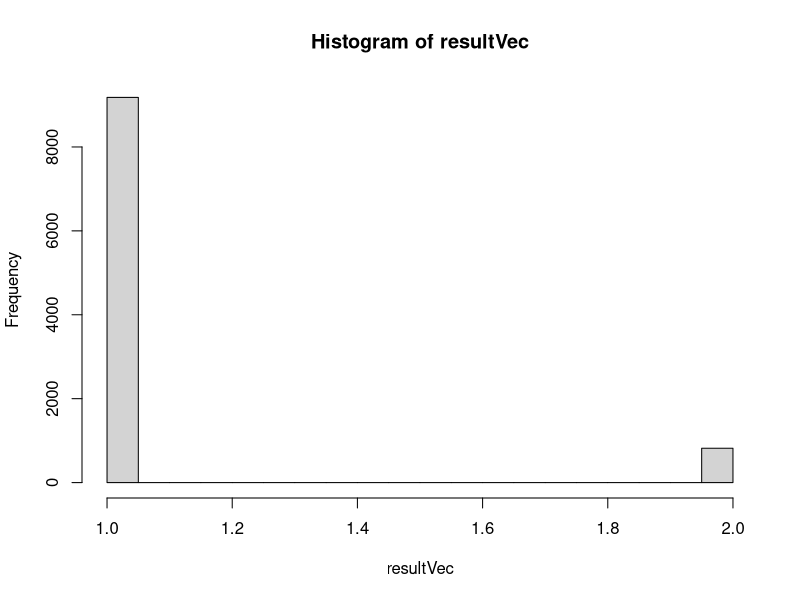

Here is the R script that generated this plot:

Sims<-10000
InFightSim<-1000

P1_FM<-9
P1_AR<-0
P1_CV<-0
P1_SW<-0
  
P2_FM<-4
P2_AR<-0
P2_CV<-0
P2_SW<-0


#______________________________________________________________________________
VecOne=(1:Sims/1:Sims)


resultVec=0*(1:Sims)
set.seed(185)

P1_FMv2<-P1_FM*VecOne
P1_ARv2<-P1_AR*VecOne
P1_CVv2<-P1_CV*VecOne
P1_SWv2<-P1_SW*VecOne

P2_FMv2<-P2_FM*VecOne
P2_ARv2<-P2_AR*VecOne
P2_CVv2<-P2_CV*VecOne
P2_SWv2<-P2_SW*VecOne

for (i in (1:Sims)){

  
  for (j in 1:InFightSim){
    
  #Rank1

    Siege1<-(0)
    
    if (P1_SWv2[i]>=1){
      Siege1<-sample(1:6,P1_SWv2[i]*2,replace=T)
      Siege1<-sum(1*(Siege1>=3))
    }else{
      Siege1<-0
    }
    
    Siege2<-(0)
    
    if (P2_SWv2[i]>=1){
      Siege2<-sample(1:6,P2_SWv2[i]*2,replace=T)
      Siege2<-sum(1*(Siege2>=3))
    } else{
      Siege2<-(0)
    }
    
    #P2Attk
    
    P1_FMv2[i]<- (P1_FMv2[i]-Siege2)
    if(P1_FMv2[i]<0){
      Siege2<-(-1*P1_FMv2[i])
      P1_FMv2[i]<-(0)
    P1_ARv2[i]<-(P1_ARv2[i]-Siege2)
    if(P1_ARv2[i]<0){
      Siege2<-(-1*P1_ARv2[i])
      P1_ARv2[i]<-(0)
    P1_CVv2[i]<-(P1_CVv2[i]-Siege2)
    if(P1_CVv2[i]<0){
      Siege2<-(-1*P1_CVv2[i])
      P1_CVv2[i]<-(0)
    P1_SWv2[i]<-(P1_SWv2[i]-Siege2)
    if(P1_SWv2[i]<0){
      P1_SWv2[i]<-(0)
    }
    }
    }
    }
    #EndP2Attk

    #P1Attk
    
    
    P2_FMv2[i]<- (P2_FMv2[i]-Siege1)
    if(P2_FMv2[i]<0){
      Siege1<-(-1*P2_FMv2[i])
      P2_FMv2[i]<-(0)
      P2_ARv2[i]<-(P2_ARv2[i]-Siege1)
      if(P2_ARv2[i]<0){
        Siege1<-(-1*P2_ARv2[i])
        P2_ARv2[i]<-(0)
        P2_CVv2[i]<-(P2_CVv2[i]-Siege1)
        if(P2_CVv2[i]<0){
          Siege1<-(-1*P2_CVv2[i])
          P2_CVv2[i]<-(0)
          P2_SWv2[i]<-(P2_SWv2[i]-Siege1)
          if(P2_SWv2[i]<0){
            P2_SWv2[i]<-(0)
          }
        }
      }
    }
    
    #EndP1Attk
  
  if((P1_FMv2[i]+P1_ARv2[i]+P1_CVv2[i]+P1_SWv2[i]+P2_FMv2[i]+P2_ARv2[i]+P2_CVv2[i]+P2_SWv2[i])==0){
    resultVec[i]<-(0)
    break
  }
  if((P1_FMv2[i]+P1_ARv2[i]+P1_CVv2[i]+P1_SWv2[i])==0){
    resultVec[i]<-(2)
    break
  }
  if((P2_FMv2[i]+P2_ARv2[i]+P2_CVv2[i]+P2_SWv2[i])==0){
    resultVec[i]<-(1)
    break
  }
    
  #EndRank1
    
  #Rank2
    
    AR1<-(0)
    if (P1_ARv2[i]>=1){
      AR1<-sample(1:6,P1_ARv2[i],replace=T)
      AR1<-sum(1*(AR1>=5))
    }
    else{
      AR1<-(0)
    }
    
    AR2<-(0)
    if (P2_ARv2[i]>=1){
      AR2<-sample(1:6,P2_ARv2[i],replace=T)
      AR2<-sum(1*(AR2>=5))
    }
    else{
      AR2<-(0)
    }
    
    #P2Attk
    
    P1_FMv2[i]<- (P1_FMv2[i]-AR2)
    if(P1_FMv2[i]<0){
      AR2<-(-1*P1_FMv2[i])
      P1_FMv2[i]<-(0)
      P1_ARv2[i]<-(P1_ARv2[i]-AR2)
      if(P1_ARv2[i]<0){
        AR2<-(-1*P1_ARv2[i])
        P1_ARv2[i]<-(0)
        P1_CVv2[i]<-(P1_CVv2[i]-AR2)
        if(P1_CVv2[i]<0){
          AR2<-(-1*P1_CVv2[i])
          P1_CVv2[i]<-(0)
          P1_SWv2[i]<-(P1_SWv2[i]-AR2)
          if(P1_SWv2[i]<0){
            P1_SWv2[i]<-(0)
          }
        }
      }
    }
    #EndP2Attk
    
    #P1Attk
    
    
    P2_FMv2[i]<- (P2_FMv2[i]-AR1)
    if(P2_FMv2[i]<0){
      AR1<-(-1*P2_FMv2[i])
      P2_FMv2[i]<-(0)
      P2_ARv2[i]<-(P2_ARv2[i]-AR1)
      if(P2_ARv2[i]<0){
        AR1<-(-1*P2_ARv2[i])
        P2_ARv2[i]<-(0)
        P2_CVv2[i]<-(P2_CVv2[i]-AR1)
        if(P2_CVv2[i]<0){
          AR1<-(-1*P2_CVv2[i])
          P2_CVv2[i]<-(0)
          P2_SWv2[i]<-(P2_SWv2[i]-AR1)
          if(P2_SWv2[i]<0){
            P2_SWv2[i]<-(0)
          }
        }
      }
    }
    
    #EndP1Attk
    
    if((P1_FMv2[i]+P1_ARv2[i]+P1_CVv2[i]+P1_SWv2[i]+P2_FMv2[i]+P2_ARv2[i]+P2_CVv2[i]+P2_SWv2[i])==0){
      resultVec[i]<-0
      break
    }
    if((P1_FMv2[i]+P1_ARv2[i]+P1_CVv2[i]+P1_SWv2[i])==0){
      resultVec[i]<-2
      break
    }
    if((P2_FMv2[i]+P2_ARv2[i]+P2_CVv2[i]+P2_SWv2[i])==0){
      resultVec[i]<-1
      break
    }
  #EndRank2
  
  #Rank3
    
    CV1<-(0)
    if (P1_CVv2[i]>=1){
      CV1<-sample(1:6,P1_CVv2[i],replace=T)
      CV1<-sum(1*(CV1>=3))
    }
    else{
      CV1<-(0)
    }
    
    CV2<-(0)
    if (P2_CVv2[i]>=1){
      CV2<-sample(1:6,P2_CVv2[i],replace=T)
      CV2<-sum(1*(CV2>=3))
    }
    else{
      CV2<-(0)
    }
    
    #P2Attk
    
    P1_FMv2[i]<- (P1_FMv2[i]-CV2)
    if(P1_FMv2[i]<0){
      CV2<-(-1*P1_FMv2[i])
      P1_FMv2[i]<-(0)
      P1_ARv2[i]<-(P1_ARv2[i]-CV2)
      if(P1_ARv2[i]<0){
        CV2<-(-1*P1_ARv2[i])
        P1_ARv2[i]<-(0)
        P1_CVv2[i]<-(P1_CVv2[i]-CV2)
        if(P1_CVv2[i]<0){
          CV2<-(-1*P1_CVv2[i])
          P1_CVv2[i]<-(0)
          P1_SWv2[i]<-(P1_SWv2[i]-CV2)
          if(P1_SWv2[i]<0){
            P1_SWv2[i]<-(0)
          }
        }
      }
    }
    #EndP2Attk
    
    #P1Attk
    
    
    P2_FMv2[i]<- (P2_FMv2[i]-CV1)
    if(P2_FMv2[i]<0){
      CV1<-(-1*P2_FMv2[i])
      P2_FMv2[i]<-(0)
      P2_ARv2[i]<-(P2_ARv2[i]-CV1)
      if(P2_ARv2[i]<0){
        CV1<-(-1*P2_ARv2[i])
        P2_ARv2[i]<-(0)
        P2_CVv2[i]<-(P2_CVv2[i]-CV1)
        if(P2_CVv2[i]<0){
          CV1<-(-1*P2_CVv2[i])
          P2_CVv2[i]<-(0)
          P2_SWv2[i]<-(P2_SWv2[i]-CV1)
          if(P2_SWv2[i]<0){
            P2_SWv2[i]<-(0)
          }
        }
      }
    }
    
    #EndP1Attk
    
    if((P1_FMv2[i]+P1_ARv2[i]+P1_CVv2[i]+P1_SWv2[i]+P2_FMv2[i]+P2_ARv2[i]+P2_CVv2[i]+P2_SWv2[i])==0){
      resultVec[i]<-0
      break
    }
    if((P1_FMv2[i]+P1_ARv2[i]+P1_CVv2[i]+P1_SWv2[i])==0){
      resultVec[i]<-2
      break
    }
    if((P2_FMv2[i]+P2_ARv2[i]+P2_CVv2[i]+P2_SWv2[i])==0){
      resultVec[i]<-1
      break
    }
    
    
  #EndRank3
    
  #Rank4
    
    
    
    AT1<-(0)
    if ((P1_FMv2[i]+P1_ARv2[i]+P1_CVv2[i]+P1_SWv2[i])>=1){
      AT1<-sample(1:6,min(P1_FMv2[i]+P1_ARv2[i]+P1_CVv2[i]+P1_SWv2[i],2),replace=T)
      AT1<-sort(AT1,decreasing=TRUE)
    }
    else{
      AT1<-(0)
    }
    
    AT2<-(0)
    if ((P2_FMv2[i]+P2_ARv2[i]+P2_CVv2[i]+P2_SWv2[i])>=1){
      AT2<-sample(1:6,min(P2_FMv2[i]+P2_ARv2[i]+P2_CVv2[i]+P2_SWv2[i],3),replace=T)
      AT2<-sort(AT2,decreasing=TRUE)
    }
    else{
      AT2<-(0)
    }
    
    ATT1<-(0)
    ATT2<-(0)
    
 
    
    if(!(is.na(AT2[2])) && !(is.na(AT1[2]))){
      if(AT2[2]>AT1[2]){
        ATT2<-ATT2+1
      }else{
        ATT1<-ATT1+1
      }
    }
    
    if(AT2[1]>AT1[1]){
      ATT2<-ATT2+1
    }else{
      ATT1<-ATT1+1
    }
    
    #P2Attk
    
    P1_FMv2[i]<- (P1_FMv2[i]-ATT2)
    if(P1_FMv2[i]<0){
      ATT2<-(-1*P1_FMv2[i])
      P1_FMv2[i]<-(0)
      P1_ARv2[i]<-(P1_ARv2[i]-ATT2)
      if(P1_ARv2[i]<0){
        ATT2<-(-1*P1_ARv2[i])
        P1_ARv2[i]<-(0)
        P1_CVv2[i]<-(P1_CVv2[i]-ATT2)
        if(P1_CVv2[i]<0){
          ATT2<-(-1*P1_CVv2[i])
          P1_CVv2[i]<-(0)
          P1_SWv2[i]<-(P1_SWv2[i]-ATT2)
          if(P1_SWv2[i]<0){
            P1_SWv2[i]<-(0)
          }
        }
      }
    }
    #EndP2Attk
    
    #P1Attk
    
    
    P2_FMv2[i]<- (P2_FMv2[i]-ATT1)
    if(P2_FMv2[i]<0){
      ATT1<-(-1*P2_FMv2[i])
      P2_FMv2[i]<-(0)
      P2_ARv2[i]<-(P2_ARv2[i]-ATT1)
      if(P2_ARv2[i]<0){
        ATT1<-(-1*P2_ARv2[i])
        P2_ARv2[i]<-(0)
        P2_CVv2[i]<-(P2_CVv2[i]-ATT1)
        if(P2_CVv2[i]<0){
          ATT1<-(-1*P2_CVv2[i])
          P2_CVv2[i]<-(0)
          P2_SWv2[i]<-(P2_SWv2[i]-ATT1)
          if(P2_SWv2[i]<0){
            P2_SWv2[i]<-(0)
          }
        }
      }
    }
    
    #EndP1Attk
    
    if((P1_FMv2[i]+P1_ARv2[i]+P1_CVv2[i]+P1_SWv2[i]+P2_FMv2[i]+P2_ARv2[i]+P2_CVv2[i]+P2_SWv2[i])==0){
      resultVec[i]<-0
      break
    }
    if((P1_FMv2[i]+P1_ARv2[i]+P1_CVv2[i]+P1_SWv2[i])==0){
      resultVec[i]<-2
      break
    }
    if((P2_FMv2[i]+P2_ARv2[i]+P2_CVv2[i]+P2_SWv2[i])==0){
      resultVec[i]<-1
      break
    }
    
    
  #EndRank4
    
    
  }
  
}

Prob1Wins=sum(1*(resultVec==1))/Sims
Prob2Wins=sum(1*(resultVec==2))/Sims
ProbTie=sum(1*(resultVec==0))/Sims

Prob1Wins
Prob2Wins
ProbTie

hist(resultVec,freq=TRUE)
